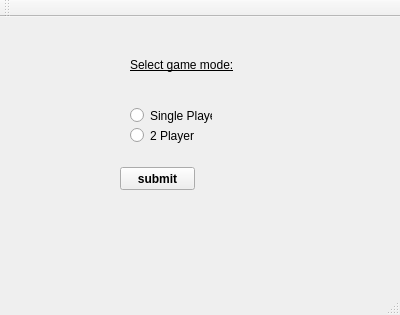
<?xml version="1.0" encoding="UTF-8"?>
<ui version="4.0">
 <class>MainWindow</class>
 <widget class="QMainWindow" name="MainWindow">
  <property name="geometry">
   <rect>
    <x>0</x>
    <y>0</y>
    <width>400</width>
    <height>315</height>
   </rect>
  </property>
  <property name="windowTitle">
   <string>MainWindow</string>
  </property>
  <widget class="QWidget" name="centralWidget">
   <widget class="QRadioButton" name="radioButton_2">
    <property name="geometry">
     <rect>
      <x>130</x>
      <y>110</y>
      <width>82</width>
      <height>17</height>
     </rect>
    </property>
    <property name="text">
     <string>2 Player</string>
    </property>
   </widget>
   <widget class="QLabel" name="label">
    <property name="geometry">
     <rect>
      <x>130</x>
      <y>40</y>
      <width>141</width>
      <height>16</height>
     </rect>
    </property>
    <property name="font">
     <font>
      <underline>true</underline>
     </font>
    </property>
    <property name="text">
     <string>Select game mode:</string>
    </property>
   </widget>
   <widget class="QRadioButton" name="radioButton">
    <property name="geometry">
     <rect>
      <x>130</x>
      <y>90</y>
      <width>82</width>
      <height>17</height>
     </rect>
    </property>
    <property name="text">
     <string>Single Player</string>
    </property>
   </widget>
   <widget class="QPushButton" name="pushButton_2">
    <property name="geometry">
     <rect>
      <x>120</x>
      <y>150</y>
      <width>75</width>
      <height>23</height>
     </rect>
    </property>
    <property name="font">
     <font>
      <weight>75</weight>
      <bold>true</bold>
     </font>
    </property>
    <property name="text">
     <string>submit</string>
    </property>
   </widget>
  </widget>
  <widget class="QMenuBar" name="menuBar">
   <property name="geometry">
    <rect>
     <x>0</x>
     <y>0</y>
     <width>400</width>
     <height>21</height>
    </rect>
   </property>
  </widget>
  <widget class="QToolBar" name="mainToolBar">
   <attribute name="toolBarArea">
    <enum>TopToolBarArea</enum>
   </attribute>
   <attribute name="toolBarBreak">
    <bool>false</bool>
   </attribute>
  </widget>
  <widget class="QStatusBar" name="statusBar"/>
 </widget>
 <layoutdefault spacing="6" margin="11"/>
 <resources/>
 <connections/>
</ui>
